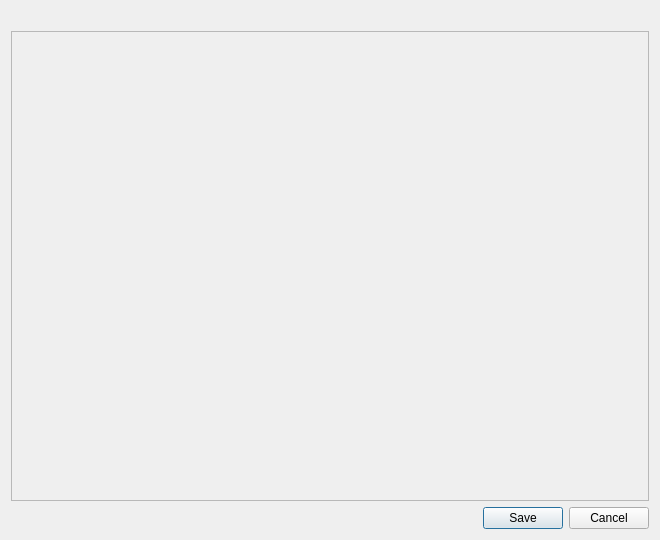
<?xml version="1.0" encoding="UTF-8"?>
<ui version="4.0">
 <class>RobotConfigDialog</class>
 <widget class="QDialog" name="RobotConfigDialog">
  <property name="geometry">
   <rect><x>0</x><y>0</y><width>660</width><height>540</height></rect>
  </property>
  <property name="windowTitle"><string>Configure Robot</string></property>
  <property name="minimumSize">
   <size><width>660</width><height>540</height></size>
  </property>
  <layout class="QVBoxLayout" name="verticalLayout">
   <item>
    <widget class="QLabel" name="intro_label">
     <property name="text"><string/></property>
    </widget>
   </item>
   <item>
    <widget class="QScrollArea" name="scroll_area">
     <property name="widgetResizable"><bool>true</bool></property>
     <widget class="QWidget" name="content">
      <layout class="QVBoxLayout" name="content_layout"/>
     </widget>
    </widget>
   </item>
   <item>
    <widget class="QDialogButtonBox" name="button_box">
     <property name="standardButtons"><set>QDialogButtonBox::Cancel|QDialogButtonBox::Save</set></property>
    </widget>
   </item>
  </layout>
 </widget>
 <resources/>
 <connections/>
</ui>
